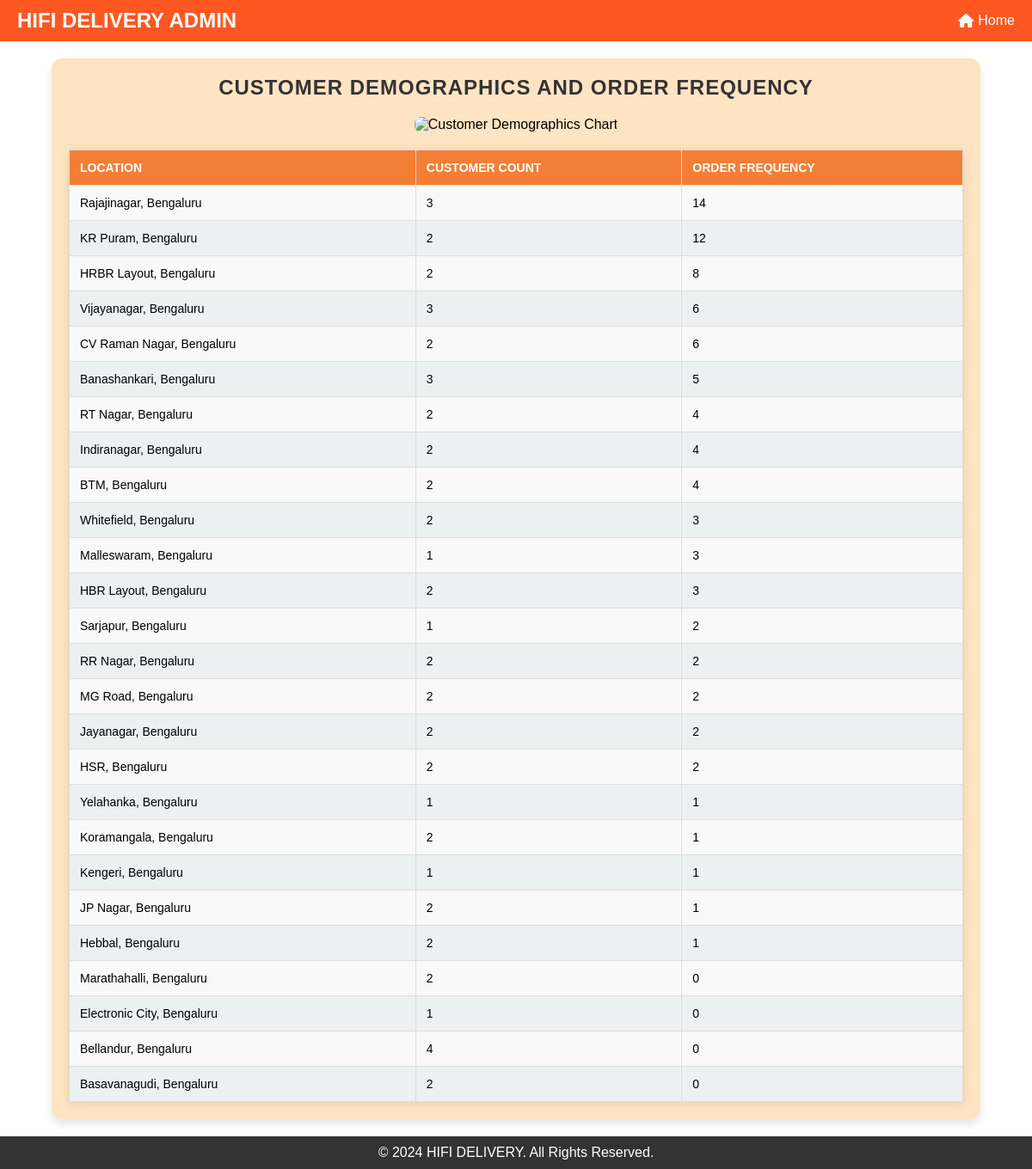
Page /customer_demographics on the committed database.
### tables this page shows
CREATE TABLE "users" (
	"id"	INTEGER,
	"username"	TEXT NOT NULL UNIQUE,
	"email"	TEXT NOT NULL UNIQUE,
	"password"	TEXT NOT NULL,
	"role"	TEXT NOT NULL,
	"location"	TEXT,
	"contact"	TEXT,
	"approved"	INTEGER NOT NULL DEFAULT 0,
	PRIMARY KEY("id" AUTOINCREMENT)
);

### mergedapp.py (the view)
@app.route('/customer_demographics', methods=['GET'])
def customer_demographics():
    try:
        with get_db_connection() as conn:
            cursor = conn.cursor()
            cursor.execute('''
                SELECT
                    location,
                    COUNT(DISTINCT id) AS customer_count,
                    COUNT(o.orderId) AS order_frequency
                FROM users u
                LEFT JOIN Orders_Analysis o ON u.username = o.customerName
                WHERE u.role = 'customer'
                GROUP BY location
                ORDER BY order_frequency DESC
            ''')
            demographics_data = [
                {"location": row["location"], "customer_count": row["customer_count"], "order_frequency": row["order_frequency"]}
                for row in cursor.fetchall()
            ]
        locations = [row['location'] for row in demographics_data]
        customer_counts = [row['customer_count'] for row in demographics_data]
        order_frequencies = [row['order_frequency'] for row in demographics_data]
        fig, ax = plt.subplots(figsize=(10, 6))
        bar_width = 0.4
        index = range(len(locations))
        ax.bar(index, customer_counts, bar_width, label='Customer Count', color='skyblue')
        ax.bar([i + bar_width for i in index], order_frequencies, bar_width, label='Order Frequency', color='orange')
        ax.set_xlabel('Locations', fontsize=12)
        ax.set_ylabel('Count', fontsize=12)
        ax.set_title('Customer Demographics and Order Frequency by Location', fontsize=14)
        ax.set_xticks([i + bar_width / 2 for i in index])
        ax.set_xticklabels(locations, rotation=45, ha='right', fontsize=10)
        ax.legend()
        chart_filename = f"customer_demographics_chart_{datetime.now().strftime('%Y%m%d%H%M%S')}.png"
        chart_path = os.path.join(app.config['IMAGE_FOLDER'], chart_filename)
        plt.tight_layout()
        plt.savefig(chart_path)
        plt.close()
    except sqlite3.Error as e:
        flash(f"Database error: {e}", "danger")
        demographics_data = []
        chart_filename = None
    return render_template('customerdemographics.html', demographics_data=demographics_data, chart_filename=chart_filename)

### mergedapp.py (called while the page is built)
def get_db_connection():
    conn = sqlite3.connect(DATABASE)  # Timeout to avoid lock
    conn.row_factory = sqlite3.Row
    return conn

### templates/customerdemographics.html (shortened to what this page needs)
<!DOCTYPE html>
<html lang="en">
<head>
    <link href="https://cdnjs.cloudflare.com/ajax/libs/font-awesome/6.5.0/css/all.min.css" rel="stylesheet">
</head>
<body>
    <header>
        <div class="logo">HIFI DELIVERY ADMIN</div>
        <nav>
            <ul>
                <li><a href="{{ url_for('admin') }}"><i class="fa-solid fa-house"></i> Home</a></li>
            </ul>
        </nav>
    </header>
    <main>
        <section class="table-container">
            <h1>Customer Demographics and Order Frequency</h1>
            {% if chart_filename %}
            <div style="text-align: center; margin-bottom: 20px;">
                <img src="{{ url_for('static', filename='images/' + chart_filename) }}" alt="Customer Demographics Chart" style="max-width: 100%; height: auto; border-radius: 8px;">
            </div>
            {% endif %}
            <table>
                <thead>
                    <tr>
                        <th>Location</th>
                        <th>Customer Count</th>
                        <th>Order Frequency</th>
                    </tr>
                </thead>
                <tbody>
                    {% for row in demographics_data %}
                    <tr>
                        <td>{{ row['location'] }}</td>
                        <td>{{ row['customer_count'] }}</td>
                        <td>{{ row['order_frequency'] }}</td>
                    </tr>
                    {% endfor %}
                </tbody>
            </table>
        </section>
    </main>
    <footer>
        <p>&copy; 2024 HIFI DELIVERY. All Rights Reserved.</p>
    </footer>
</body>
</html>

### templates/customerdemographics.html (style rules this page uses)
* { margin: 0; padding: 0; box-sizing: border-box; font-family: Arial, sans-serif; }
body { display: flex; flex-direction: column; min-height: 100vh; margin: 0; }
main { flex: 1; }
footer { background-color: #333; color: white; text-align: center; padding: 10px 0; }
header { background: #ff5722; color: white; padding: 10px 20px; display: flex; justify-content: space-between; align-items: center; flex-wrap: wrap; }
header .logo { font-size: 1.5rem; font-weight: bold; }
header nav ul { list-style: none; display: flex; gap: 15px; flex-wrap: wrap; }
header nav ul li a { color: white; text-decoration: none; display: flex; align-items: center; }
header nav ul li a i { margin-right: 5px; }
.table-container { background-color: #ffe4c4; padding: 20px; border-radius: 12px; box-shadow: 0 6px 10px rgba(0, 0, 0, 0.1); margin: 20px auto; width: 90%; max-width: 1100px; }
h1 { font-family: 'Arial', sans-serif; font-size: 24px; font-weight: bold; color: #333; text-align: center; text-transform: uppercase; letter-spacing: 1px; margin-bottom: 20px; }
table { width: 100%; border-collapse: collapse; background-color: #fff; box-shadow: 0 2px 10px rgba(0, 0, 0, 0.1); }
th, td { border: 1px solid #ddd; padding: 12px; text-align: left; font-size: 14px; }
th { background-color: rgb(243, 126, 53); color: #fff; text-transform: uppercase; }
td { background-color: #f9f9f9; }
tr:nth-child(even) td { background-color: #ecf0f1; }

### rows in the picture
users: location "Electronic City, Bengaluru", customer_count "1", order_frequency "0"

### other values in the picture
{{ row['location'] }} "Rajajinagar, Bengaluru" "KR Puram, Bengaluru" "HRBR Layout, Bengaluru" "Vijayanagar, Bengaluru" "CV Raman Nagar, Bengaluru" "Banashankari, Bengaluru" "RT Nagar, Bengaluru" "Indiranagar, Bengaluru" "BTM, Bengaluru" "Whitefield, Bengaluru" "Malleswaram, Bengaluru" "HBR Layout, Bengaluru" "Sarjapur, Bengaluru" "RR Nagar, Bengaluru" "MG Road, Bengaluru" "Jayanagar, Bengaluru" "HSR, Bengaluru" "Yelahanka, Bengaluru" "Koramangala, Bengaluru" "Kengeri, Bengaluru" "JP Nagar, Bengaluru" "Hebbal, Bengaluru" "Marathahalli, Bengaluru" "Bellandur, Bengaluru" "Basavanagudi, Bengaluru"
{{ row['customer_count'] }} "3" "2" "2" "3" "2" "3" "2" "2" "2" "2" "1" "2" "1" "2" "2" "2" "2" "1" "2" "1" "2" "2" "2" "4" "2"
{{ row['order_frequency'] }} "14" "12" "8" "6" "6" "5" "4" "4" "4" "3" "3" "3" "2" "2" "2" "2" "2" "1" "1" "1" "1" "1" "0" "0" "0"
